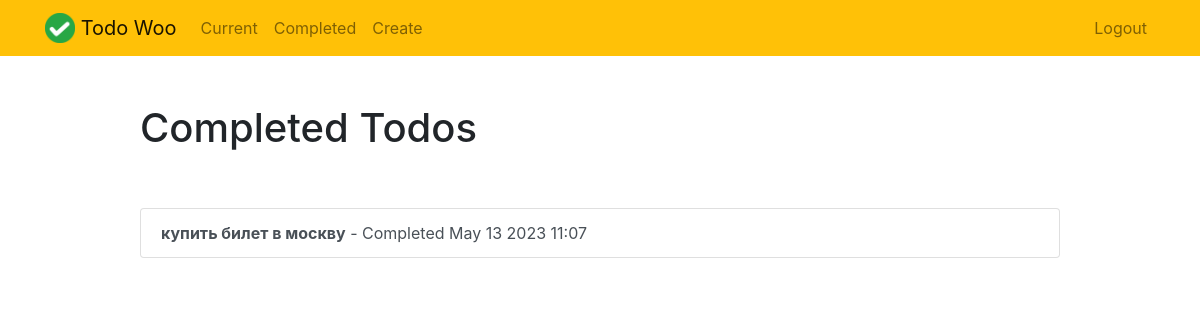
The app's page /completed/ (signed in), older data.
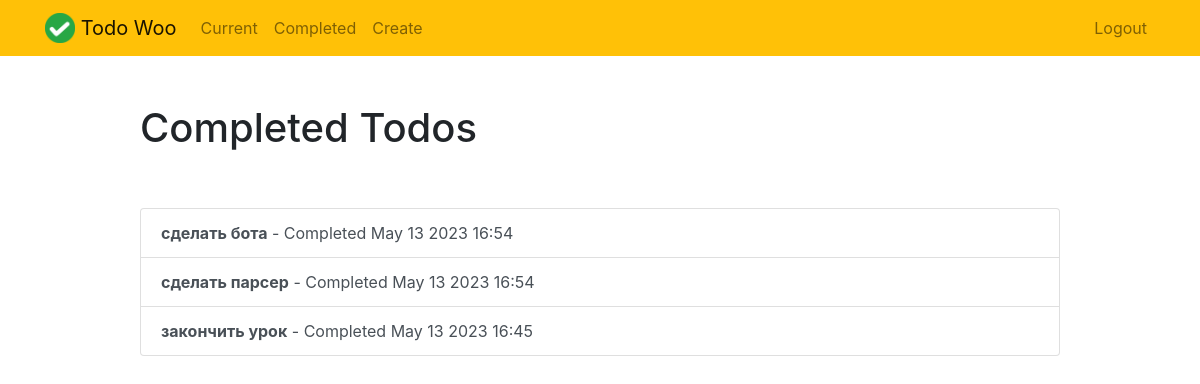
The same page, newer data.
### todo/models.py (models this page shows, shortened)
class Todo(models.Model):
	title = models.CharField(max_length=100)
	memo = models.TextField(blank=True)
	created = models.DateTimeField(auto_now_add=True)
	datecompleted = models.DateTimeField(null=True, blank=True)
	importlant = models.BooleanField(default=False)
	user = models.ForeignKey(User, on_delete=models.CASCADE)

### todo/views.py (the view)
# urls.py: path('completed/',views.completedtodos, name='completedtodos'),
@login_required
def completedtodos(request):
	todos = Todo.objects.filter(user=request.user, datecompleted__isnull=False).order_by('-datecompleted')
	return render(request,'todo/completedtodos.html',{'todos':todos})

### todo/templates/todo/completedtodos.html
{% extends "todo/base.html" %}
{% block content %}
    <div class="row justify-content-center mt-5">
        <div class="col-md-10">
            <h1>Completed Todos</h1>
        </div>
    </div>
    <div class="row justify-content-center mt-5">
        <div class="col-md-10">
            <div class="list-group">
                {% for todo in todos %}
                    <a href="{% url 'viewtodo' todo.id %}" class="list-group-item list-group-item-action{% if todo.important %} list-group-item-danger{% endif %}"><b>{{ todo.title }}</b> - Completed {{ todo.datecompleted|date:'M j Y H:i' }}</a>
                {% endfor %}
            </div>
        </div>
    </div>
{% endblock %}

### todo/templates/todo/base.html (shortened to what this page needs)
{% load static %}
<!doctype html>
<html lang="en">
<head>
    <link rel="stylesheet" href="https://stackpath.bootstrapcdn.com/bootstrap/4.4.1/css/bootstrap.min.css">
</head>
<body>
<nav class="navbar navbar-expand-md navbar-light bg-warning">
<div class="container">
    <a class="navbar-brand" href="{% url 'home' %}">
         <img src="{% static 'todo/logo.png' %}" width="30" height="30" class="d-inline-block align-top">
        <span>Todo Woo</span>
    </a>
    <div class="collapse navbar-collapse" id="navbarNav">
    {% if user.is_authenticated %}
        <ul class="navbar-nav mr-auto">
                <li class="nav-item {{ current }}">
                    <a class="nav-link" href="{% url 'currenttodos' %}">Current</a>
                </li>
                <li class="nav-item {{ completed }}">
                    <a class="nav-link" href="{% url 'completedtodos' %}">Completed</a>
                </li>
                <li class="nav-item {{ create }}">
                    <a class="nav-link" href="{% url 'createtodo' %}">Create</a>
                </li>
        </ul>
    {% endif %}
    <ul class="navbar-nav ml-auto">
            {% if user.is_authenticated %}
                <li class="nav-item">
                    <a href="#" onclick="$('#signOutBtn').click()" class="nav-link">Logout</a>
                </li>
            {% endif %}
        </ul>
    </div>
</div>
</nav>
<div class="container">
{% block content %}{% endblock %}
</div>
</body>
</html>

Row changes from the older to the newer data that the page shows:
removed Todo: title "купить билет в москву", datecompleted "May 13 2023 11:07"
added Todo: title "сделать бота", datecompleted "May 13 2023 16:54"
added Todo: title "сделать парсер", datecompleted "May 13 2023 16:54"
added Todo: title "закончить урок", datecompleted "May 13 2023 16:45"
